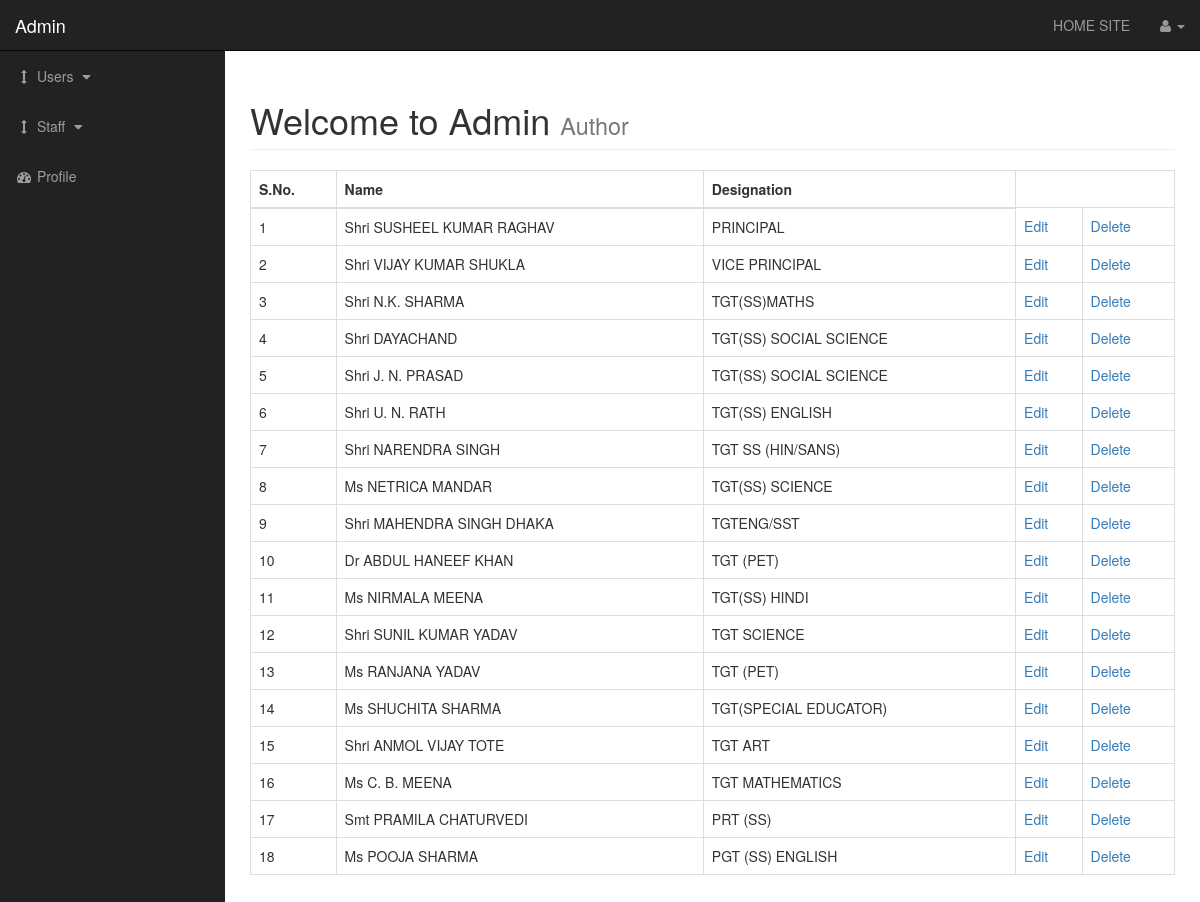
The page /admin/staff.php (signed in) on the database its author committed.
### tables this page shows
CREATE TABLE `staff` (
  `staff_sno` int(11) NOT NULL,
  `staff_name` varchar(255) NOT NULL,
  `designation` varchar(255) NOT NULL
);

### admin/includes/view_all_staff.php (the view, shortened to what this page needs)
<table class="table table-bordered table-hover">
    <thead>
        <tr>
            <th>S.No.</th>
            <th>Name</th>
            <th>Designation</th>
        </tr>
    </thead>
    <tbody>
        <?php
        $query = "SELECT * FROM staff";
        $select_staff = mysqli_query($connection, $query);
        while ($row = mysqli_fetch_assoc($select_staff)) {
            $sno = $row['staff_sno'];
            $name = $row['staff_name'];
            $designation = $row['designation'];
            echo "<tr>";
            echo "<td>$sno</td>";
            echo "<td>$name</td>";
            echo "<td>$designation</td>";
            echo "<td><a href='staff.php?source=edit_staff&p_id={$sno}'>Edit</a></td>";
            echo "<td><a href='staff.php?delete={$sno}'>Delete</a></td>";
            echo "</tr>";
        }
        ?>
    </tbody>
</table>

### admin/css/sb-admin.css (style rules this page uses)
body { margin-top: 100px; background-color: #222; }
@media (min-width:768px) { body { margin-top: 50px; } }

### rows shown on the page
staff: staff_sno "1", staff_name "Shri SUSHEEL KUMAR RAGHAV", designation "PRINCIPAL"
staff: staff_sno "2", staff_name "Shri VIJAY KUMAR SHUKLA", designation "VICE PRINCIPAL"
staff: staff_sno "3", staff_name "Shri N.K. SHARMA", designation "TGT(SS)MATHS"
staff: staff_sno "4", staff_name "Shri DAYACHAND", designation "TGT(SS) SOCIAL SCIENCE"
staff: staff_sno "5", staff_name "Shri J. N. PRASAD", designation "TGT(SS) SOCIAL SCIENCE"
staff: staff_sno "6", staff_name "Shri U. N. RATH", designation "TGT(SS) ENGLISH"
staff: staff_sno "7", staff_name "Shri NARENDRA SINGH", designation "TGT SS (HIN/SANS)"
staff: staff_sno "8", staff_name "Ms NETRICA MANDAR", designation "TGT(SS) SCIENCE"
staff: staff_sno "9", staff_name "Shri MAHENDRA SINGH DHAKA", designation "TGTENG/SST"
staff: staff_sno "10", staff_name "Dr ABDUL HANEEF KHAN", designation "TGT (PET)"
staff: staff_sno "11", staff_name "Ms NIRMALA MEENA", designation "TGT(SS) HINDI"
staff: staff_sno "12", staff_name "Shri SUNIL KUMAR YADAV", designation "TGT SCIENCE"
staff: staff_sno "13", staff_name "Ms RANJANA YADAV", designation "TGT (PET)"
staff: staff_sno "14", staff_name "Ms SHUCHITA SHARMA", designation "TGT(SPECIAL EDUCATOR)"
staff: staff_sno "15", staff_name "Shri ANMOL VIJAY TOTE", designation "TGT ART"
staff: staff_sno "16", staff_name "Ms C. B. MEENA", designation "TGT MATHEMATICS"
staff: staff_sno "17", staff_name "Smt PRAMILA CHATURVEDI", designation "PRT (SS)"
staff: staff_sno "18", staff_name "Ms POOJA SHARMA", designation "PGT (SS) ENGLISH"
